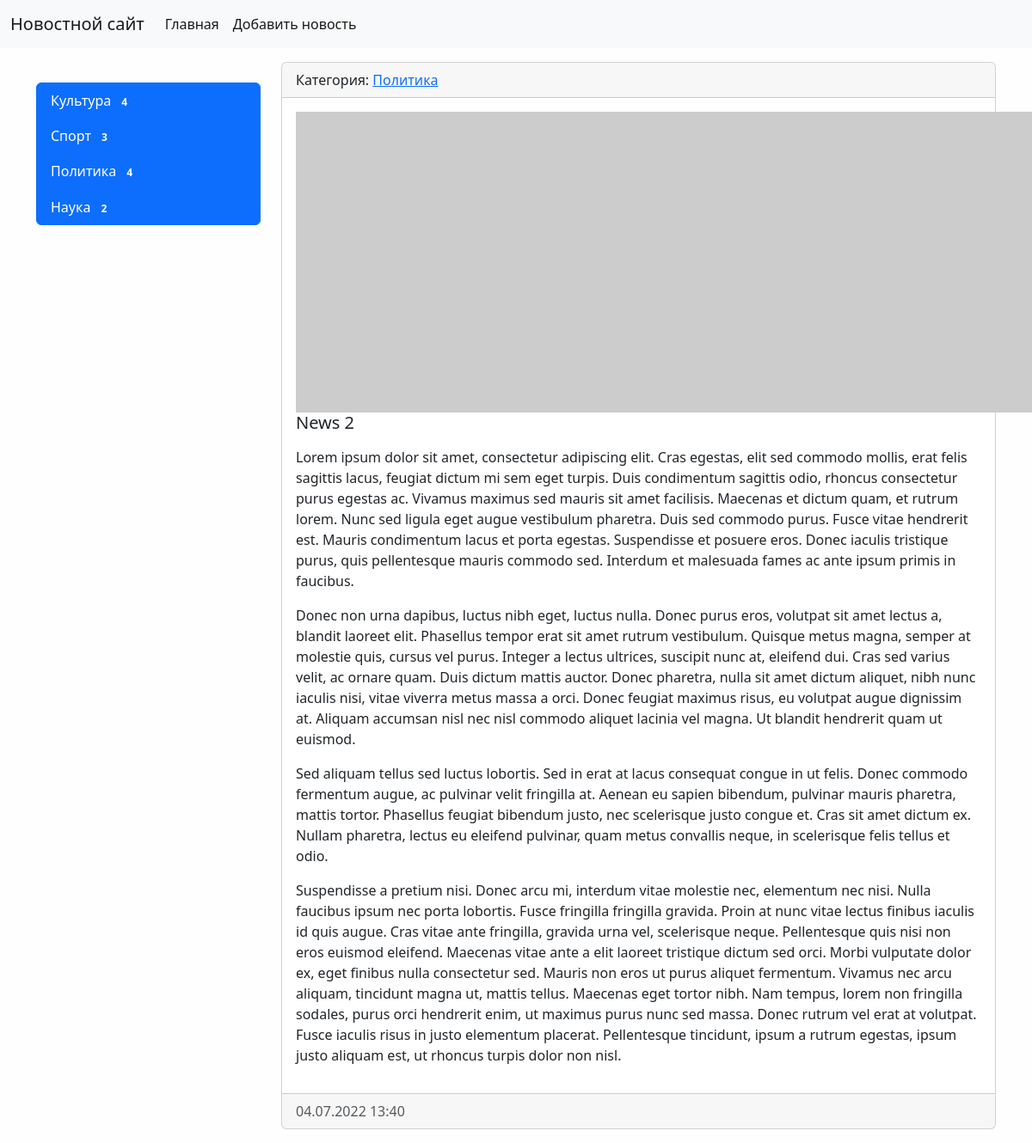
Screenshot of /news/2/ with the database file from the repository.
### news/models.py (models this page shows, shortened)
class Category(models.Model):
    title = models.CharField(max_length=150, db_index=True, verbose_name='Наименование категории')
    def get_absolute_url(self):
        return reverse('category', kwargs={'category_id': self.pk})
    def __str__(self):
        return self.title
    class Meta:
        verbose_name = 'Категория'
        verbose_name_plural = 'Категории'
        ordering = ['title']

class News(models.Model):
    title = models.CharField(max_length=150, verbose_name="Наименование")
    content = models.TextField(blank=True, verbose_name="Контент")
    created_at = models.DateTimeField(auto_now_add=True, verbose_name="Дата публикации")
    update_at = models.DateTimeField(auto_now=True, verbose_name="Обновлено")
    photo = models.ImageField(upload_to='photos/%Y/%M/%D', verbose_name="Фото", blank=True)
    is_published = models.BooleanField(default=True, verbose_name="Опубликовано")
    category = models.ForeignKey('Category', on_delete=models.PROTECT, verbose_name='Категория')
    views = models.IntegerField(default=0)
    class Meta:
        verbose_name = 'Новость'
        verbose_name_plural = 'Новости'
        ordering = ['-created_at']

### news/views.py (the view)
# urls.py: path('news/<int:pk>/', ViewNews.as_view(), name='view_news'),
class ViewNews(DetailView):
    model = News
    context_object_name = 'news_item'

### news/templatetags/news_tags.py (called while the page is built)
@register.inclusion_tag('news/list_categories.html')
def show_categories():
    categories = Category.objects.annotate(cnt=Count('news')).filter(cnt__gt=0)
    return {"categories": categories}

### news/templates/news/news_detail.html (shortened to what this page needs)
{% extends 'base.html' %}
{% block sidebar %}
{% include 'inc/_sidebar.html' %}
{% endblock %}
{% block content %}
<div class="card mb-3">
    <div class="card-header">
        Категория: <a href="{{ news_item.category.get_absolute_url }}">{{ news_item.category }}</a>
    </div>
    <div class="card-body">
        {% if item.photo %}
        <img src="{{ news_item.photo.url }}" alt="" width="350" class="float-left mr-3">
        {% else %}
        <img src="https://picsum.photos/id/870/350/300?grayscale&blur=2" alt="" class="float-left mr-3">
        {% endif %}
        <h5 class="card-title">{{ news_item.title }}</h5>
        <p class="card-text">{{ news_item.content|linebreaks}}</p>
    </div>
    <div class="card-footer text-muted">
        {{ news_item.created_at|date:"d.m.Y H:i" }}
    </div>
</div>
{% endblock %}

### news/templates/news/list_categories.html
<div class="list-group">
    {% for item in categories %}
    <a href="{{ item.get_absolute_url }}" class="list-group-item list-group-item-action active"
       aria-current="true">{{ item.title }} <span class="badge badge-primary badge-pill">{{ item.cnt }}</span></a>
    {% endfor %}
</div>

### static/css/style.css (style rules this page uses)
body { background-color: #fefefe; }

### rows the page displays
Category: title "Культура", cnt "4"
Category: title "Спорт", cnt "3"
Category: title "Политика", cnt "4"
Category: title "Наука", cnt "2"
News: category "Политика", title "News 2", content "Lorem ipsum dolor sit amet, consectetur adipiscing elit. Cras egestas, elit sed commodo mollis, erat felis sagittis lacus, feugiat dictum mi sem eget turpis. Duis condimentum sagittis odio, rhoncus consectetur purus egestas ac. Vivamus maximus sed mauris sit amet facilisis. Maecenas et dictum quam, et rutrum lorem. Nunc sed ligula eget augue vestibulum pharetra. Duis sed commodo purus. Fusce vitae hendrerit est. Mauris condimentum lacus et porta egestas. Suspendisse et posuere eros. Donec iaculis tristique purus, quis pellentesque mauris commodo sed. Interdum et malesuada fames ac ante ipsum primis in faucibus. Donec non urna dapibus, luctus nibh eget, luctus nulla. Donec purus eros,…", created_at "04.07.2022 13:40"
